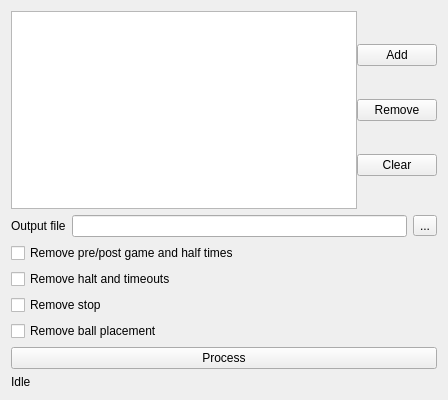
<?xml version="1.0" encoding="UTF-8"?>
<ui version="4.0">
 <class>LogCutter</class>
 <widget class="QWidget" name="LogCutter">
  <property name="geometry">
   <rect>
    <x>0</x>
    <y>0</y>
    <width>448</width>
    <height>400</height>
   </rect>
  </property>
  <property name="windowTitle">
   <string>Log Cutter</string>
  </property>
  <layout class="QVBoxLayout" name="verticalLayout">
   <item>
    <layout class="QHBoxLayout" name="horizontalLayout_2">
     <property name="spacing">
      <number>0</number>
     </property>
     <item>
      <widget class="QListWidget" name="inputList"/>
     </item>
     <item>
      <layout class="QVBoxLayout" name="verticalLayout_2">
       <property name="spacing">
        <number>0</number>
       </property>
       <item>
        <widget class="QPushButton" name="sourceAddBtn">
         <property name="text">
          <string>Add</string>
         </property>
        </widget>
       </item>
       <item>
        <widget class="QPushButton" name="sourceRemoveBtn">
         <property name="text">
          <string>Remove</string>
         </property>
        </widget>
       </item>
       <item>
        <widget class="QPushButton" name="sourceClearBtn">
         <property name="text">
          <string>Clear</string>
         </property>
        </widget>
       </item>
      </layout>
     </item>
    </layout>
   </item>
   <item>
    <layout class="QHBoxLayout" name="horizontalLayout">
     <item>
      <widget class="QLabel" name="label">
       <property name="text">
        <string>Output file</string>
       </property>
      </widget>
     </item>
     <item>
      <widget class="QLineEdit" name="outputFile"/>
     </item>
     <item>
      <widget class="QToolButton" name="outputSelectBtn">
       <property name="text">
        <string>...</string>
       </property>
      </widget>
     </item>
    </layout>
   </item>
   <item>
    <widget class="QCheckBox" name="cutNonGameChk">
     <property name="text">
      <string>Remove pre/post game and half times</string>
     </property>
    </widget>
   </item>
   <item>
    <widget class="QCheckBox" name="cutHaltChk">
     <property name="text">
      <string>Remove halt and timeouts</string>
     </property>
    </widget>
   </item>
   <item>
    <widget class="QCheckBox" name="cutStop">
     <property name="text">
      <string>Remove stop</string>
     </property>
    </widget>
   </item>
   <item>
    <widget class="QCheckBox" name="cutBallplacement">
     <property name="text">
      <string>Remove ball placement</string>
     </property>
    </widget>
   </item>
   <item>
    <widget class="QPushButton" name="processBtn">
     <property name="text">
      <string>Process</string>
     </property>
    </widget>
   </item>
   <item>
    <widget class="QLabel" name="progressLbl">
     <property name="text">
      <string>Idle</string>
     </property>
    </widget>
   </item>
  </layout>
 </widget>
 <resources/>
 <connections/>
</ui>
